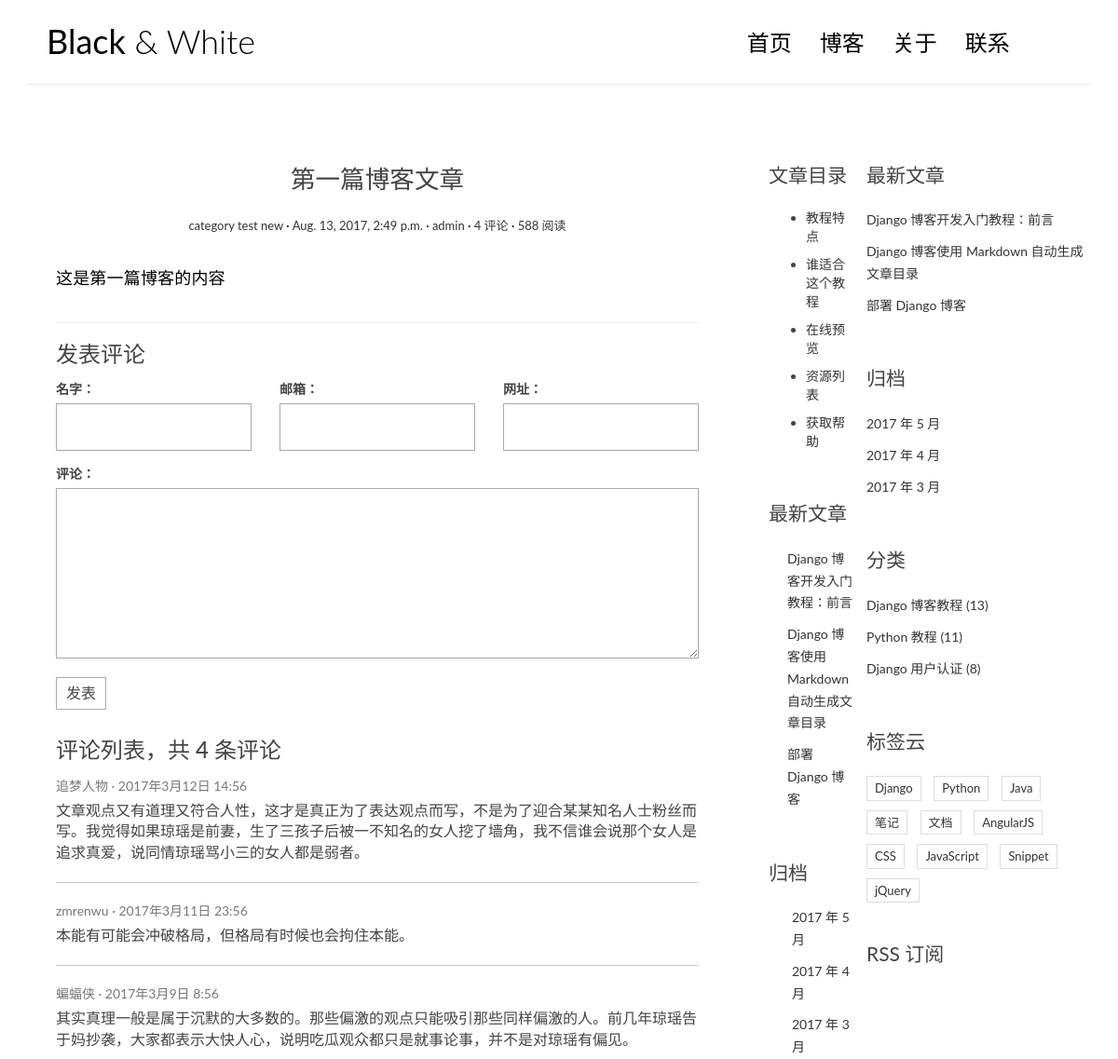
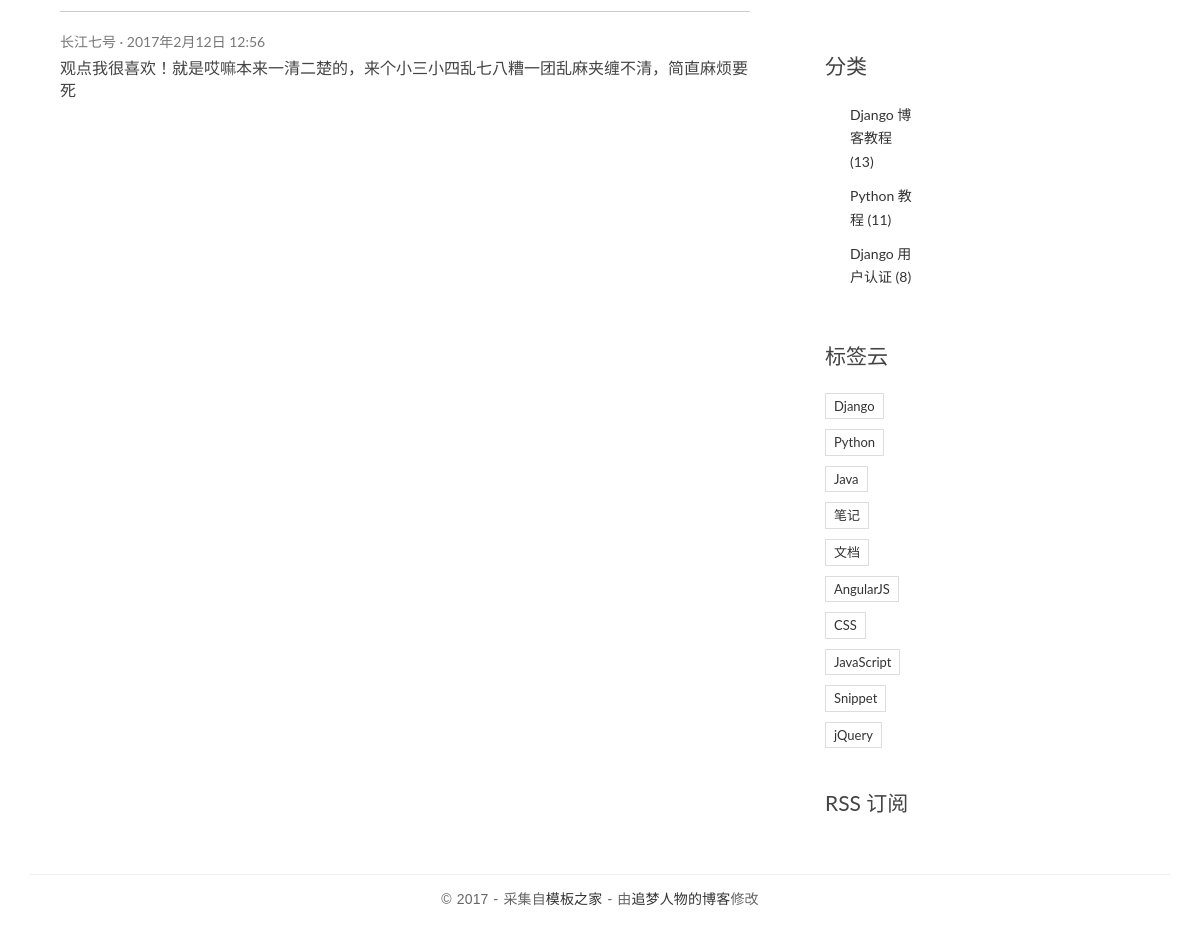
The app's page /post/2/ with its own data (2 pictures, top to bottom).
### blog/models.py (models this page shows, shortened)
class Post(models.Model):
    title = models.CharField(max_length = 100 )
    body = models.TextField()
    created_time = models.DateTimeField()
    modified_time = models.DateTimeField()
    excerpt = models.CharField(max_length = 200, blank = True)
    category = models.ForeignKey(Category)
    tags = models.ManyToManyField(Tag, blank = True)
    author = models.ForeignKey(User)

class Category(models.Model):
    name = models.CharField(max_length = 100)

### blog/views.py (the view)
# urls.py: url(r'^post/(?P<pk>[0-9]+)/$', views.detail, name='detail'),
def detail(request, pk):
    post = get_object_or_404(Post, pk=pk)
    post.body = markdown.markdown(post.body,
                                        extensions = [
                                            'markdown.extensions.extra',
                                            'markdown.extensions.codehilite',
                                            'markdown.extensions.toc'])
    return render(request, 'blog/detail.html', context = { 'post': post })

### templates/blog/detail.html (shortened to what this page needs)
{% extends 'base.html' %}
{% block main %}
                <article class="post post-{{ post.pk}}">
                    <header class="entry-header">
                        <h1 class="entry-title">{{ post.title }}</h1>
                        <div class="entry-meta">
                            <span class="post-category"><a href="#">{{ post.category.name}}</a></span>
                            <span class="post-date"><a href="#"><time class="entry-date"
                                                                      datetime="{{ post.created_time }}">{{ post.created_time }}</time></a></span>
                            <span class="post-author"><a href="#">{{ post.author }}</a></span>
                            <span class="comments-link"><a href="#">4 评论</a></span>
                            <span class="views-count"><a href="#">588 阅读</a></span>
                        </div>
                    </header>
                    <div class="entry-content clearfix">
                    {{ post.body|safe}}
                    </div>
                </article>
                <section class="comment-area" id="comment-area">
                    <hr>
                    <h3>发表评论</h3>
                    <form action="#" method="post" class="comment-form">
                        <div class="row">
                            <div class="col-md-4">
                                <label for="id_name">名字：</label>
                                <input type="text" id="id_name" name="name" required>
                            </div>
                            <div class="col-md-4">
                                <label for="id_email">邮箱：</label>
                                <input type="email" id="id_email" name="email" required>
                            </div>
                            <div class="col-md-4">
                                <label for="id_url">网址：</label>
                                <input type="text" id="id_url" name="url">
                            </div>
                            <div class="col-md-12">
                                <label for="id_comment">评论：</label>
                                <textarea name="comment" id="id_comment" required></textarea>
                                <button type="submit" class="comment-btn">发表</button>
                            </div>
                        </div>
                    </form>
                    <div class="comment-list-panel">
                        <h3>评论列表，共 <span>4</span> 条评论</h3>
                        <ul class="comment-list list-unstyled">
                            <li class="comment-item">
                                <span class="nickname">追梦人物</span>
                                <time class="submit-date" datetime="2012-11-09T23:15:57+00:00">2017年3月12日 14:56</time>
                                <div class="text">
                                    文章观点又有道理又符合人性，这才是真正为了表达观点而写，不是为了迎合某某知名人士粉丝而写。我觉得如果琼瑶是前妻，生了三孩子后被一不知名的女人挖了墙角，我不信谁会说那个女人是追求真爱，说同情琼瑶骂小三的女人都是弱者。
                                </div>
                            </li>
                            <li class="comment-item">
                                <span class="nickname">zmrenwu</span>
                                <time class="submit-date" datetime="2012-11-09T23:15:57+00:00">2017年3月11日 23:56</time>
                                <div class="text">
                                    本能有可能会冲破格局，但格局有时候也会拘住本能。
                                </div>
                            </li>
                            <li class="comment-item">
                                <span class="nickname">蝙蝠侠</span>
                                <time class="submit-date" datetime="2012-11-09T23:15:57+00:00">2017年3月9日 8:56</time>
                                <div class="text">
                                    其实真理一般是属于沉默的大多数的。那些偏激的观点只能吸引那些同样偏激的人。前几年琼瑶告于妈抄袭，大家都表示大快人心，说明吃瓜观众都只是就事论事，并不是对琼瑶有偏见。
                                </div>
                            </li>
                            <li class="comment-item">
                                <span class="nickname">长江七号</span>
                                <time class="submit-date" datetime="2012-11-09T23:15:57+00:00">2017年2月12日 12:56</time>
                                <div class="text">
                                    观点我很喜欢！就是哎嘛本来一清二楚的，来个小三小四乱七八糟一团乱麻夹缠不清，简直麻烦要死
                                </div>
                            </li>
                        </ul>
                    </div>
                </section>{% endblock main%}
{% block toc %}
<aside class="col-md-4">
    <div class="widget widget-content">
        <h3 class="widget-title">文章目录</h3>
        <ul>
            <li>
                <a href="#">教程特点</a>
            </li>
            <li>
                <a href="#">谁适合这个教程</a>
            </li>
            <li>
                <a href="#">在线预览</a>
            </li>
            <li>
                <a href="#">资源列表</a>
            </li>
            <li>
                <a href="#">获取帮助</a>
            </li>
        </ul>
    </div>
    <div class="widget widget-recent-posts">
        <h3 class="widget-title">最新文章</h3>
        <ul>
            <li>
                <a href="#">Django 博客开发入门教程：前言</a>
            </li>
            <li>
                <a href="#">Django 博客使用 Markdown 自动生成文章目录</a>
            </li>
            <li>
                <a href="#">部署 Django 博客</a>
            </li>
        </ul>
    </div>
    <div class="widget widget-archives">
        <h3 class="widget-title">归档</h3>
        <ul>
            <li>
                <a href="#">2017 年 5 月</a>
            </li>
            <li>
                <a href="#">2017 年 4 月</a>
            </li>
            <li>
                <a href="#">2017 年 3 月</a>
            </li>
        </ul>
    </div>
    <div class="widget widget-category">
        <h3 class="widget-title">分类</h3>
        <ul>
            <li>
                <a href="#">Django 博客教程 <span class="post-count">(13)</span></a>
            </li>
            <li>
                <a href="#">Python 教程 <span class="post-count">(11)</span></a>
            </li>
            <li>
                <a href="#">Django 用户认证 <span class="post-count">(8)</span></a>
            </li>
        </ul>
    </div>
    <div class="widget widget-tag-cloud">
        <h3 class="widget-title">标签云</h3>
        <ul>
            <li>
                <a href="#">Django</a>
            </li>
            <li>
                <a href="#">Python</a>
            </li>
            <li>
                <a href="#">Java</a>
            </li>
            <li>
                <a href="#">笔记</a>
            </li>
            <li>
                <a href="#">文档</a>
            </li>
            <li>
                <a href="#">AngularJS</a>
            </li>
            <li>
                <a href="#">CSS</a>
            </li>
            <li>
                <a href="#">JavaScript</a>
            </li>
            <li>
                <a href="#">Snippet</a>
            </li>
            <li>
                <a href="#">jQuery</a>
            </li>
        </ul>
    </div>
    <div class="rss">
        <a href=""> RSS 订阅</a>
    </div>
</aside>
{% endblock toc%}

### blog/static/blog/css/custom.css (style rules this page uses)
* { outline: none; }
h1, h2, h3, h4, h5, h6 { margin-top: 0; }
a { color: #333; }
body { color: #444; font-family: 'Lato', sans-serif; }
p { font-family: 'Ubuntu', sans-serif; font-weight: 400; word-spacing: 1px; letter-spacing: 0.01em; }
.post { background: #fff; padding: 30px 30px 0; }
.entry-title { text-align: center; font-size: 1.9em; margin-bottom: 20px; line-height: 1.6; padding: 10px 20px 0; }
.entry-meta { text-align: center; color: #DDDDDD; font-size: 13px; margin-bottom: 30px; }
.entry-content { font-size: 18px; line-height: 1.9; font-weight: 300; color: #000; }
.post-category::after, .post-date::after, .post-author::after, .comments-link::after { content: ' ·'; color: #000; }
.widget { background: #fff; padding: 30px 0 0; }
.widget-title { font-size: 1.5em; margin-bottom: 20px; line-height: 1.6; padding: 10px 0 0; font-weight: 400; }
.widget-recent-posts ul { padding: 0; margin: 0; padding-left: 20px; }
.widget-recent-posts ul li { list-style-type: none; position: relative; line-height: 170%; margin-bottom: 10px; }
.widget-recent-posts ul li::before { content: '\f3d3'; font-family: "Ionicons"; position: absolute; left: -17px; top: 3px; font-size: 16px; color: #000; }
.widget-archives ul { padding: 0; margin: 0; padding-left: 25px; }
.widget-archives ul li { list-style-type: none; position: relative; line-height: 170%; margin-bottom: 10px; }
.widget-archives ul li::before { content: '\f3f3'; font-family: "Ionicons"; position: absolute; left: -25px; top: 1px; font-size: 16px; color: #000; }
.widget-category ul { padding: 0; margin: 0; padding-left: 25px; }
.widget-category ul li { list-style-type: none; position: relative; line-height: 170%; margin-bottom: 10px; }
.widget-category ul li::before { content: '\f3fe'; font-family: "Ionicons"; position: absolute; left: -25px; top: 1px; font-size: 18px; color: #000; }
.widget-tag-cloud ul { padding: 0; margin: 0; margin-right: -10px; }
.widget-tag-cloud ul li { list-style-type: none; font-size: 13px; display: inline-block; margin-right: 10px; margin-bottom: 10px; padding: 3px 8px; border: 1px solid #ddd; }
.widget-content ul li { margin-bottom: 10px; }
.rss { font-size: 21px; margin-top: 30px; }
.rss a { color: #444; }
.contact-form input, .comment-form input { border: 1px solid #aaa; margin-bottom: 15px; width: 100%; padding: 15px 15px; font-size: 16px; line-height: 100%; transition: 0.4s border-color linear; }
.contact-form textarea, .comment-form textarea { border: 1px solid #aaa; margin-bottom: 15px; width: 100%; padding: 15px 15px; font-size: 16px; line-height: 20px !important; min-height: 183px; transition: 0.4s border-color linear; }
.comment-area { padding: 0 30px 0; }
.comment-form { margin-top: 15px; }
.comment-form .comment-btn { background-color: #fff; border: 1px solid #aaa; font-size: 16px; padding: 5px 10px; }
.comment-list-panel { margin-top: 30px; }
.comment-list { margin-top: 15px; }
.comment-item:not(:last-child) { border-bottom: 1px #ccc solid; margin-bottom: 20px; padding-bottom: 20px; }
.comment-item .nickname, .comment-item .submit-date { color: #777; font-size: 14px; }
.comment-item .nickname:after { content: ' ·'; }
.comment-item .text { padding-top: 5px; font-size: 16px; }

### records on screen
Post: title "第一篇博客文章", category.name "category test new", created_time "Aug. 13, 2017, 2:49 p.m.", author "admin", body "这是第一篇博客的内容"
